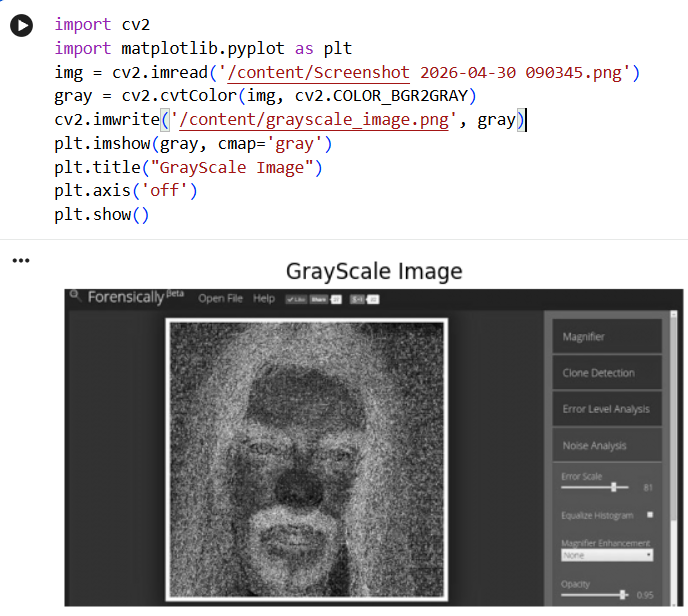
#> input picture exp1.png, 688 x 616 px
$ jupyter execute 'EXP 16.ipynb'   (older library calls are emulated)
#> lines starting #> are read from the running program, lines starting #| are printed output that depends on the picture
[cell 1]
import cv2
import matplotlib.pyplot as plt
from google.colab import files

# Upload image
file = list(files.upload().keys())[0]
#> the answer given: exp1.png

# Read image
img = cv2.imread(file)
#> img is the input picture: shape (616, 688, 3); mean B, G, R 168.3, 168, 169

# Convert to RGB
img_rgb = cv2.cvtColor(img, cv2.COLOR_BGR2RGB)

# Convert to grayscale
gray = cv2.cvtColor(img, cv2.COLOR_BGR2GRAY)
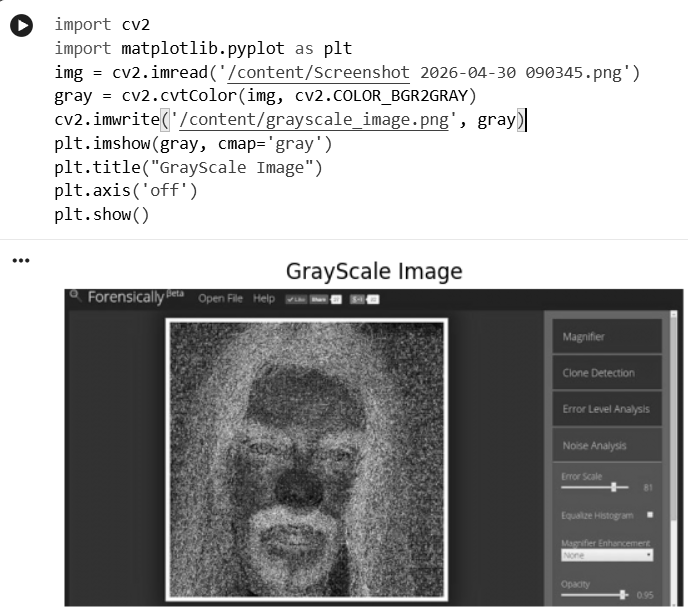
#> gray: shape (616, 688); min 0, max 255, mean 168.3

# Apply Sobel filter (X and Y direction)
sobel_x = cv2.Sobel(gray, cv2.CV_64F, 1, 0, ksize=3)
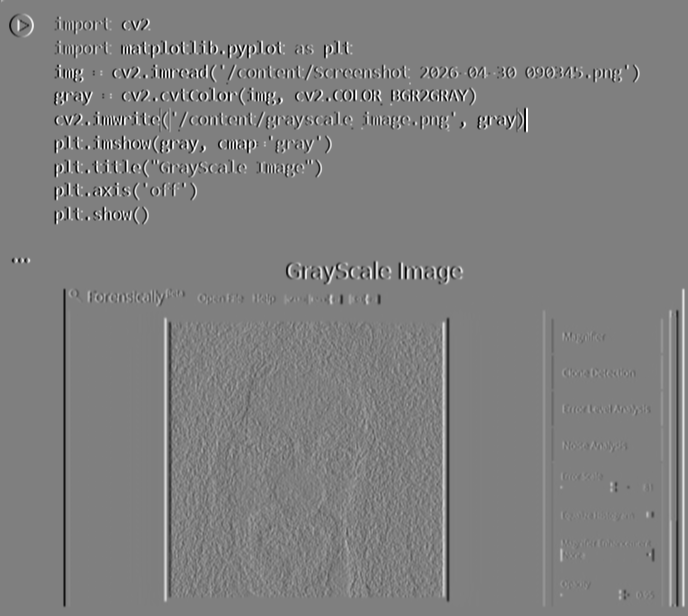
#> sobel_x: shape (616, 688) float64; min -1020, max 1020, mean 0; drawn with min black and max white
sobel_y = cv2.Sobel(gray, cv2.CV_64F, 0, 1, ksize=3)
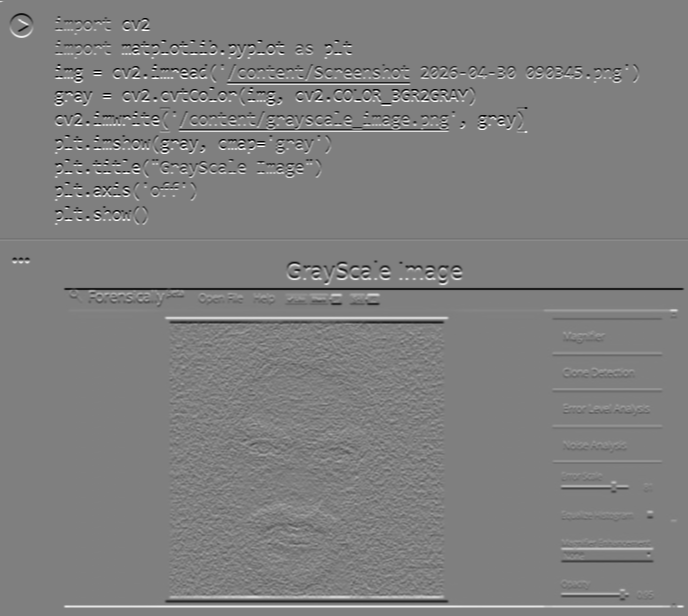
#> sobel_y: shape (616, 688) float64; min -1020, max 1020, mean 0; drawn with min black and max white

# Combine both directions
sobel = cv2.magnitude(sobel_x, sobel_y)
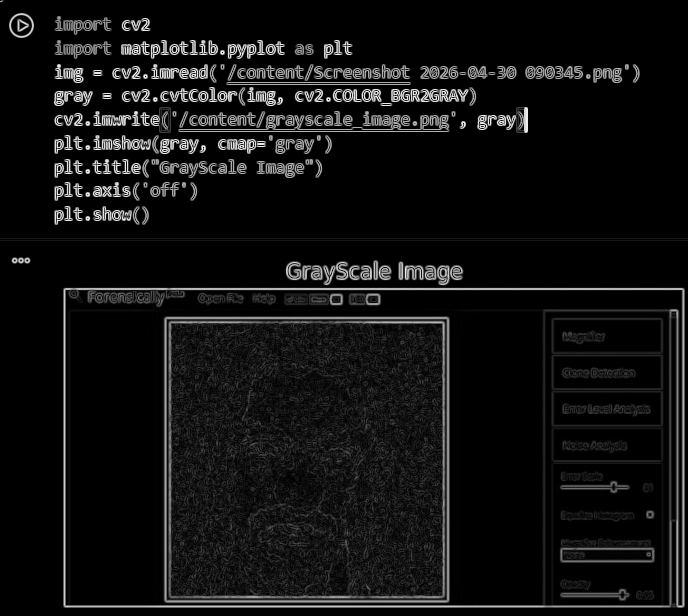
#> sobel: shape (616, 688) float64; min 0, max 1101.4, mean 75.9; drawn with min black and max white

# Display results
plt.figure(figsize=(12,5))

# Original Image
plt.subplot(1,3,1)
plt.title("Original Image")
plt.imshow(img_rgb)
plt.axis('off')

# Sobel X
plt.subplot(1,3,2)
plt.title("Sobel X")
plt.imshow(sobel_x, cmap='gray')
plt.axis('off')

# Sobel Combined
plt.subplot(1,3,3)
plt.title("Sobel Edge Detection")
plt.imshow(sobel, cmap='gray')
plt.axis('off')

plt.show()

$ run again, on exp3.png
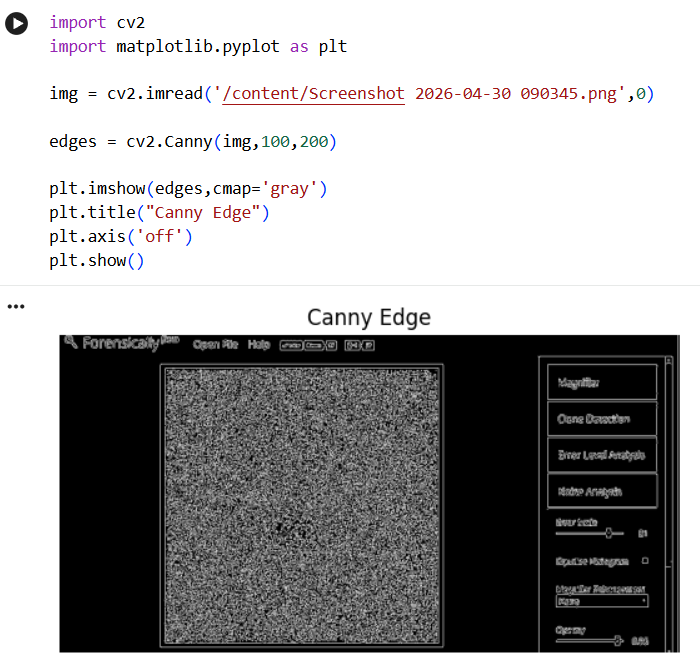
#> input picture exp3.png, 700 x 662 px
#> img is the input picture: shape (662, 700, 3); mean B, G, R 162.3, 162.1, 162.6
#> `sobel = cv2.magnitude(sobel_x, sobel_y)`:
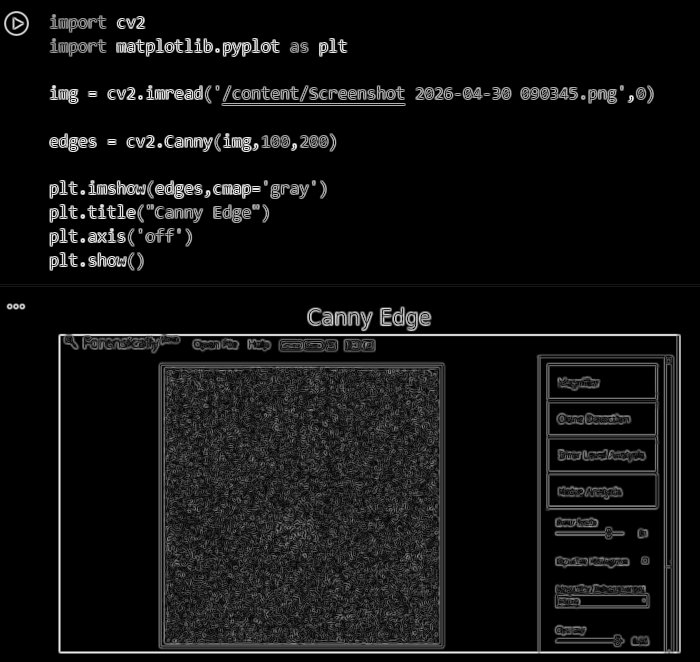
#> sobel: shape (662, 700) float64; min 0, max 1101.4, mean 77.2; drawn with min black and max white
#> `plt.show()`:
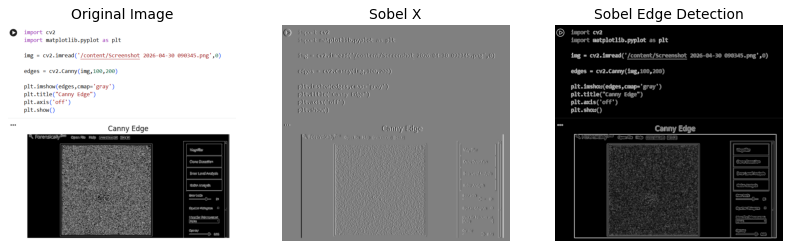
#> figure drawn by matplotlib, 3 panels

$ run again, on exp4.png
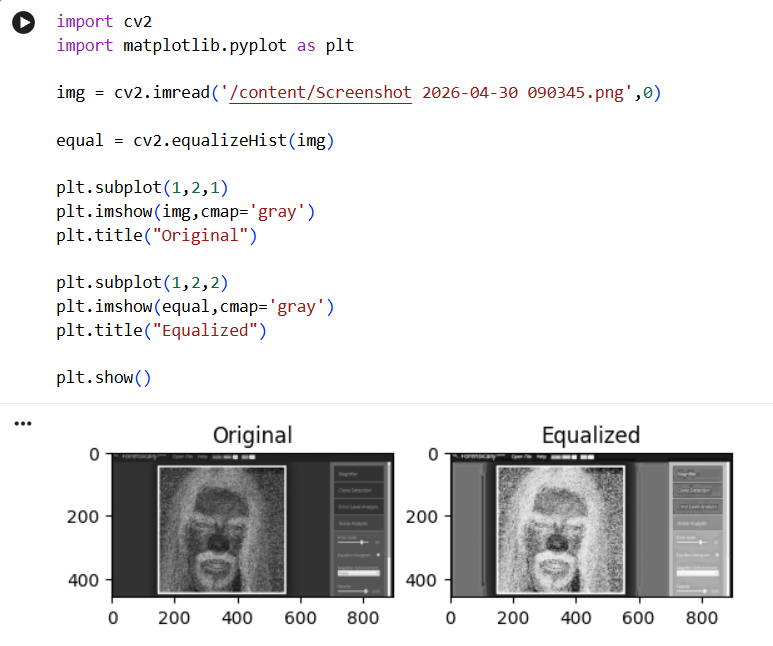
#> input picture exp4.png, 773 x 646 px
#> img is the input picture: shape (646, 773, 3); mean B, G, R 225.2, 224.9, 225.5
#> `sobel = cv2.magnitude(sobel_x, sobel_y)`:
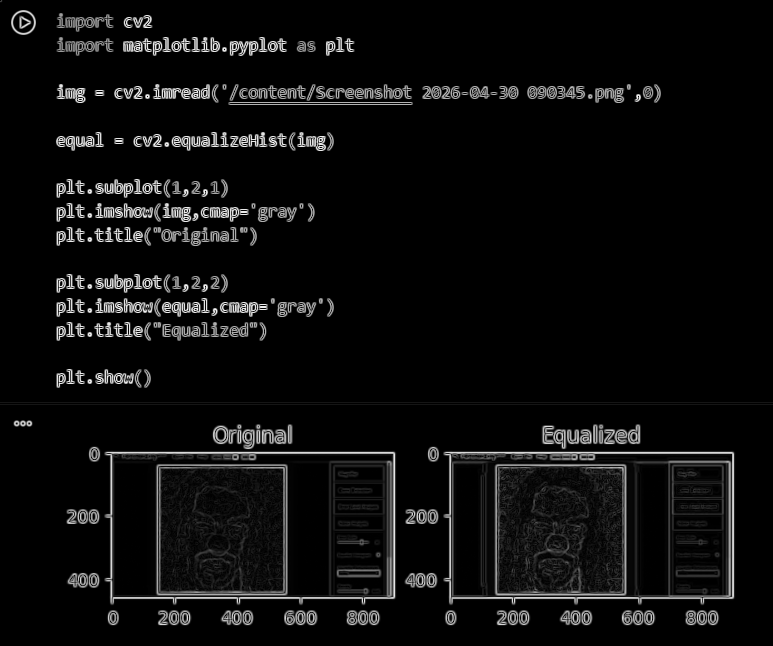
#> sobel: shape (646, 773) float64; min 0, max 1101.4, mean 57.1; drawn with min black and max white
#> `plt.show()`:
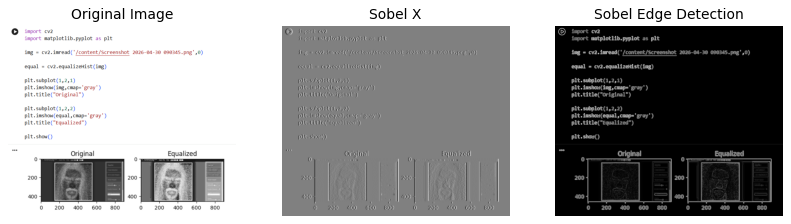
#> figure drawn by matplotlib, 3 panels

$ run again, on exp5.png
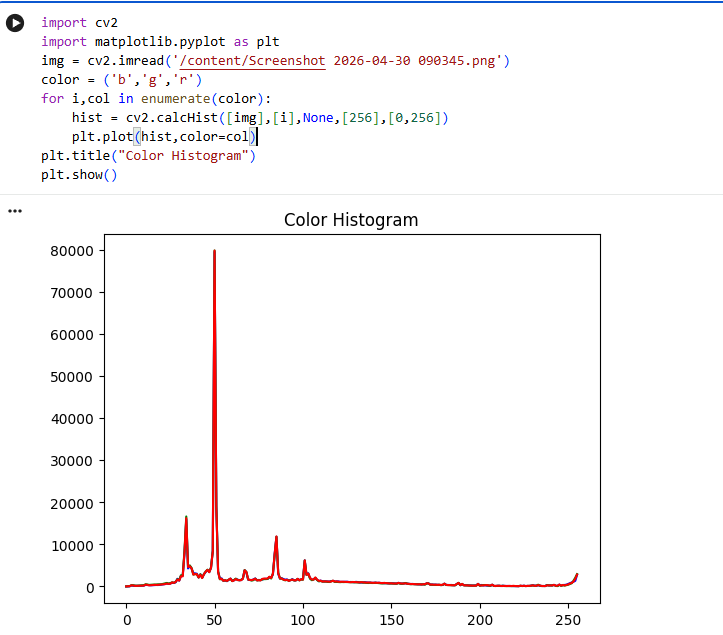
#> input picture exp5.png, 723 x 635 px
#> img is the input picture: shape (635, 723, 3); mean B, G, R 248.6, 248, 249.5
#> `sobel_y = cv2.Sobel(gray, cv2.CV_64F, 0, 1, ksize=3)`:
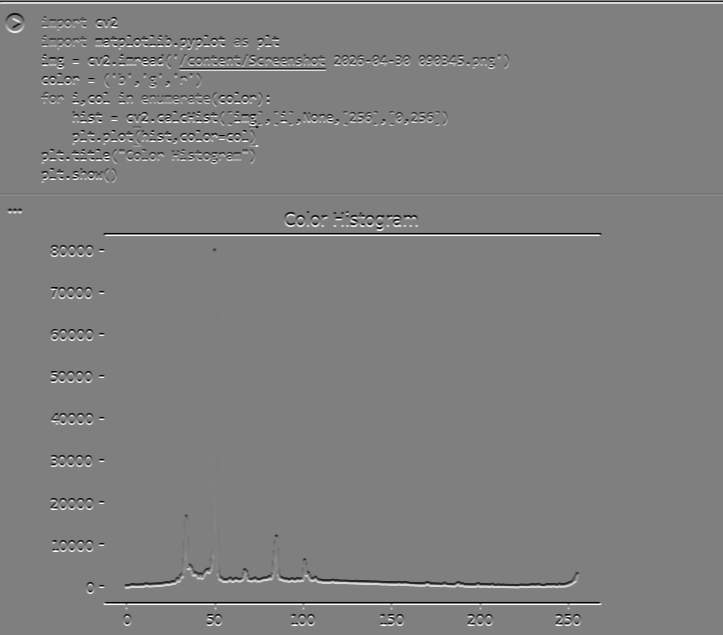
#> sobel_y: shape (635, 723) float64; min -1020, max 1020, mean 1.1; drawn with min black and max white
#> `sobel = cv2.magnitude(sobel_x, sobel_y)`:
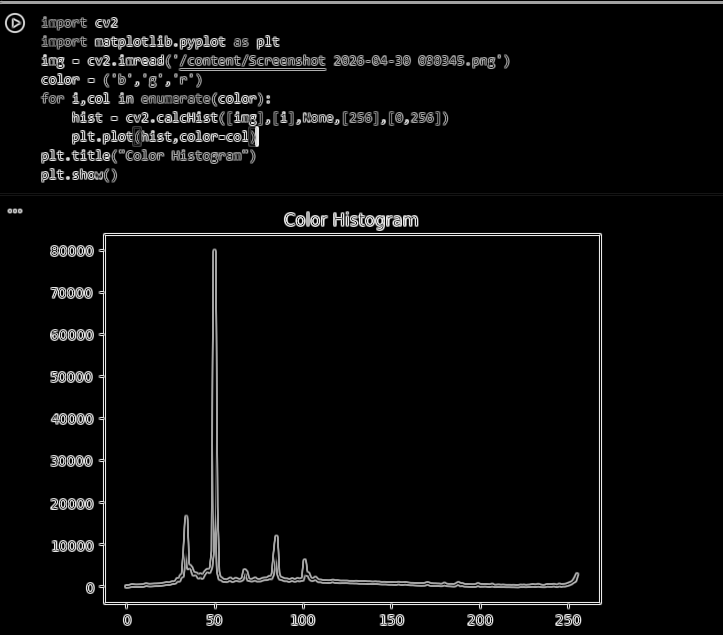
#> sobel: shape (635, 723) float64; min 0, max 1108.2, mean 44.8; drawn with min black and max white
